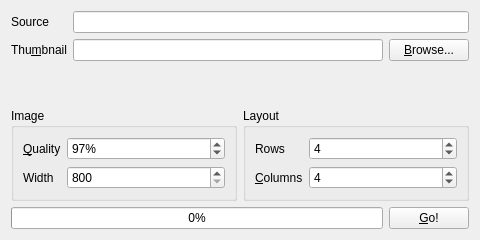
<?xml version="1.0" encoding="UTF-8"?>
<ui version="4.0">
 <class>ThumbnailerWindow</class>
 <widget class="QWidget" name="ThumbnailerWindow">
  <property name="geometry">
   <rect>
    <x>0</x>
    <y>0</y>
    <width>480</width>
    <height>240</height>
   </rect>
  </property>
  <property name="windowTitle">
   <string>Save Thumbnails</string>
  </property>
  <layout class="QGridLayout" name="gridLayout" rowstretch="0,0,0">
   <item row="1" column="1">
    <widget class="QGroupBox" name="layoutBox">
     <property name="title">
      <string>Layout</string>
     </property>
     <layout class="QFormLayout" name="formLayout">
      <item row="0" column="0">
       <widget class="QLabel" name="layoutRowLabel">
        <property name="text">
         <string>Rows</string>
        </property>
        <property name="buddy">
         <cstring>layoutRow</cstring>
        </property>
       </widget>
      </item>
      <item row="0" column="1">
       <widget class="QSpinBox" name="layoutRow">
        <property name="minimum">
         <number>1</number>
        </property>
        <property name="maximum">
         <number>12</number>
        </property>
        <property name="value">
         <number>4</number>
        </property>
       </widget>
      </item>
      <item row="1" column="0">
       <widget class="QLabel" name="layoutColumnsLabel">
        <property name="text">
         <string>&amp;Columns</string>
        </property>
        <property name="buddy">
         <cstring>layoutColumns</cstring>
        </property>
       </widget>
      </item>
      <item row="1" column="1">
       <widget class="QSpinBox" name="layoutColumns">
        <property name="minimum">
         <number>1</number>
        </property>
        <property name="maximum">
         <number>12</number>
        </property>
        <property name="value">
         <number>4</number>
        </property>
       </widget>
      </item>
     </layout>
    </widget>
   </item>
   <item row="2" column="0" colspan="2">
    <layout class="QHBoxLayout" name="actionLayout">
     <item>
      <widget class="QProgressBar" name="actionProgress">
       <property name="value">
        <number>0</number>
       </property>
      </widget>
     </item>
     <item>
      <widget class="QPushButton" name="actionGo">
       <property name="text">
        <string>&amp;Go!</string>
       </property>
      </widget>
     </item>
    </layout>
   </item>
   <item row="1" column="0">
    <widget class="QGroupBox" name="imageBox">
     <property name="title">
      <string>Image</string>
     </property>
     <layout class="QFormLayout" name="formLayout_2">
      <item row="0" column="0">
       <widget class="QLabel" name="imageQualityLabel">
        <property name="text">
         <string>&amp;Quality</string>
        </property>
        <property name="buddy">
         <cstring>imageQuality</cstring>
        </property>
       </widget>
      </item>
      <item row="0" column="1">
       <widget class="QSpinBox" name="imageQuality">
        <property name="suffix">
         <string>%</string>
        </property>
        <property name="minimum">
         <number>1</number>
        </property>
        <property name="maximum">
         <number>100</number>
        </property>
        <property name="value">
         <number>97</number>
        </property>
       </widget>
      </item>
      <item row="1" column="0">
       <widget class="QLabel" name="imageWidthLabel">
        <property name="text">
         <string>Width</string>
        </property>
        <property name="buddy">
         <cstring>imageWidth</cstring>
        </property>
       </widget>
      </item>
      <item row="1" column="1">
       <widget class="QSpinBox" name="imageWidth">
        <property name="minimum">
         <number>800</number>
        </property>
        <property name="maximum">
         <number>8192</number>
        </property>
       </widget>
      </item>
     </layout>
    </widget>
   </item>
   <item row="0" column="0" colspan="2">
    <layout class="QFormLayout" name="mediaLayout">
     <item row="0" column="0">
      <widget class="QLabel" name="mediaSourceLabel">
       <property name="text">
        <string>Source</string>
       </property>
       <property name="buddy">
        <cstring>mediaSource</cstring>
       </property>
      </widget>
     </item>
     <item row="0" column="1">
      <widget class="QLineEdit" name="mediaSource">
       <property name="focusPolicy">
        <enum>Qt::FocusPolicy::NoFocus</enum>
       </property>
       <property name="readOnly">
        <bool>true</bool>
       </property>
      </widget>
     </item>
     <item row="1" column="0">
      <widget class="QLabel" name="saveImageLabel">
       <property name="text">
        <string>Thu&amp;mbnail</string>
       </property>
       <property name="buddy">
        <cstring>saveImage</cstring>
       </property>
      </widget>
     </item>
     <item row="1" column="1">
      <layout class="QHBoxLayout" name="horizontalLayout">
       <item>
        <widget class="QLineEdit" name="saveImage"/>
       </item>
       <item>
        <widget class="QPushButton" name="saveImageBrowse">
         <property name="text">
          <string>&amp;Browse...</string>
         </property>
        </widget>
       </item>
      </layout>
     </item>
    </layout>
   </item>
  </layout>
 </widget>
 <tabstops>
  <tabstop>saveImage</tabstop>
  <tabstop>saveImageBrowse</tabstop>
  <tabstop>imageQuality</tabstop>
  <tabstop>imageWidth</tabstop>
  <tabstop>layoutRow</tabstop>
  <tabstop>layoutColumns</tabstop>
  <tabstop>actionGo</tabstop>
  <tabstop>mediaSource</tabstop>
 </tabstops>
 <resources/>
 <connections/>
</ui>
